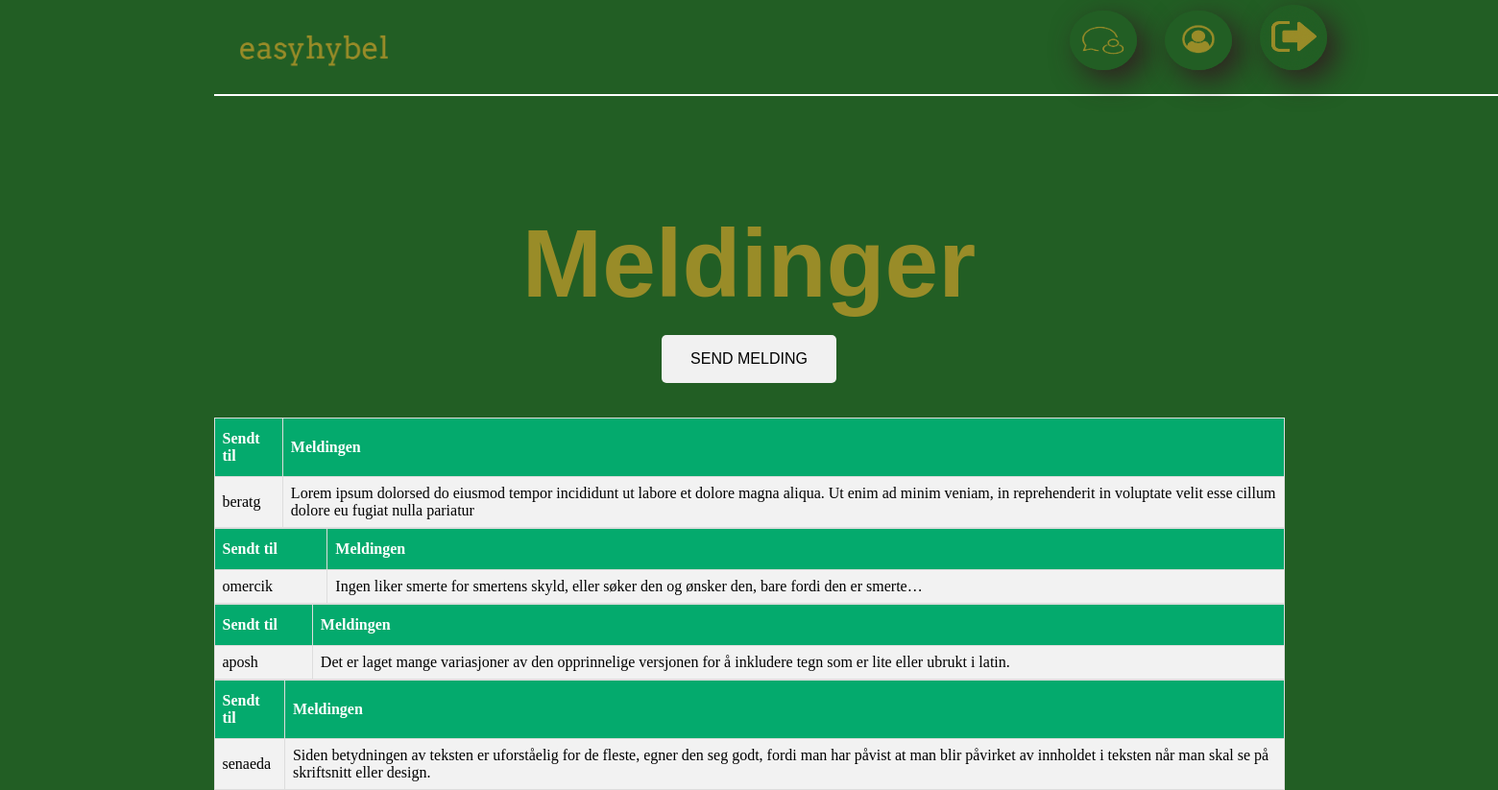
/www/views/seMeldish.php (signed in), run on an earlier commit of the app's database.
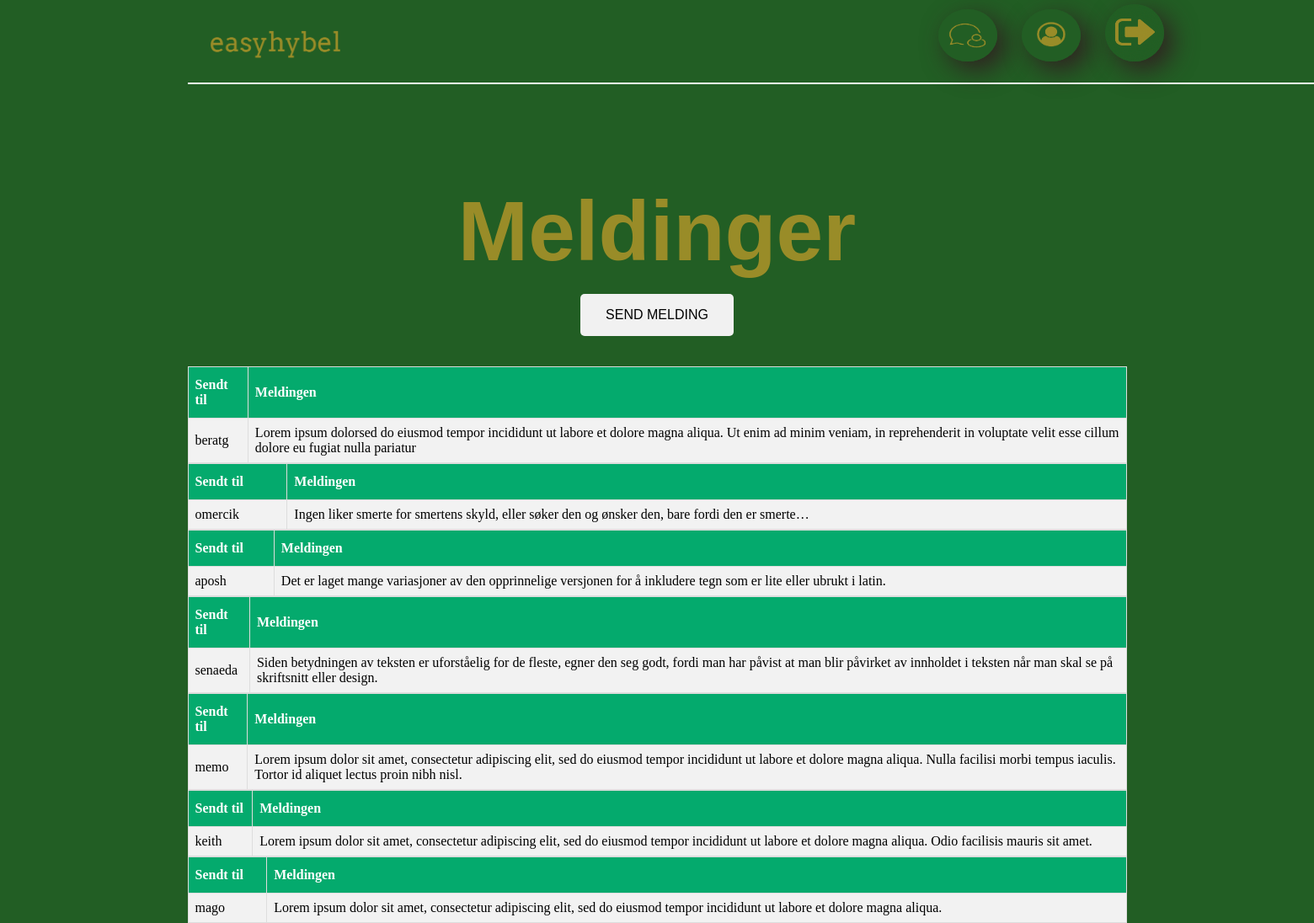
And on a later commit of the database.
### tables this page shows
CREATE TABLE Meldinger
        (
            Meldinger_ID          SMALLINT UNIQUE AUTO_INCREMENT,
            Melding_Beskrivelse   VARCHAR(1000)       NOT NULL,
            Medlem_ID             SMALLINT         NOT NULL,
            CONSTRAINT PRIMARY KEY (Meldinger_ID),
            CONSTRAINT FOREIGN KEY (Medlem_ID) REFERENCES Medlem(Medlem_ID) ON DELETE CASCADE

        );

CREATE TABLE Medlem
        (
            Medlem_ID              SMALLINT UNIQUE AUTO_INCREMENT,
            Fornavn                 VARCHAR(30)     NOT NULL,
            Etternavn               VARCHAR(30)     NOT NULL,
            Brukernavn              VARCHAR(50)     NOT NULL,
            Mobilnummer             INTEGER         NOT NULL,
            Epost                   VARCHAR(255)    NOT NULL,
            Passord                 VARCHAR(255)    NOT NULL,
            Adresse                 VARCHAR(100)     NOT NULL,
            Postnummer              SMALLINT        NOT NULL,
            CONSTRAINT PRIMARY KEY (Medlem_ID)
        );

### www/views/seMeldish.php (the view)
<html>
    <body>
        <?php
        include "header.php";
        include "../main/seMeldinger.php";
        foreach ($Meldinger as $melding ) {
        ?>
    <table border= '1'>
<tr>
<th>Sendt til</th>
<th>Meldingen</th>
</tr>
<tr>
<td><?php echo $melding["Brukernavn"];?></td>
<td><?php echo $melding["Melding_Beskrivelse"];?></td>
</tr>
</table>
<?php
        }
?>
    </body>
</html>

What changed in the data, as far as the page shows it:
added meldinger: Medlem_ID.Brukernavn "memo", Melding_Beskrivelse "Lorem ipsum dolor sit amet, consectetur adipiscing elit, sed do eiusmod tempor incididunt ut labore et dolore magna aliqua. Nulla facilisi morbi tempus iaculis. Tortor id aliquet lectus proin nibh nisl."
added meldinger: Medlem_ID.Brukernavn "keith", Melding_Beskrivelse "Lorem ipsum dolor sit amet, consectetur adipiscing elit, sed do eiusmod tempor incididunt ut labore et dolore magna aliqua. Odio facilisis mauris sit amet."
added meldinger: Medlem_ID.Brukernavn "mago", Melding_Beskrivelse "Lorem ipsum dolor sit amet, consectetur adipiscing elit, sed do eiusmod tempor incididunt ut labore et dolore magna aliqua."
